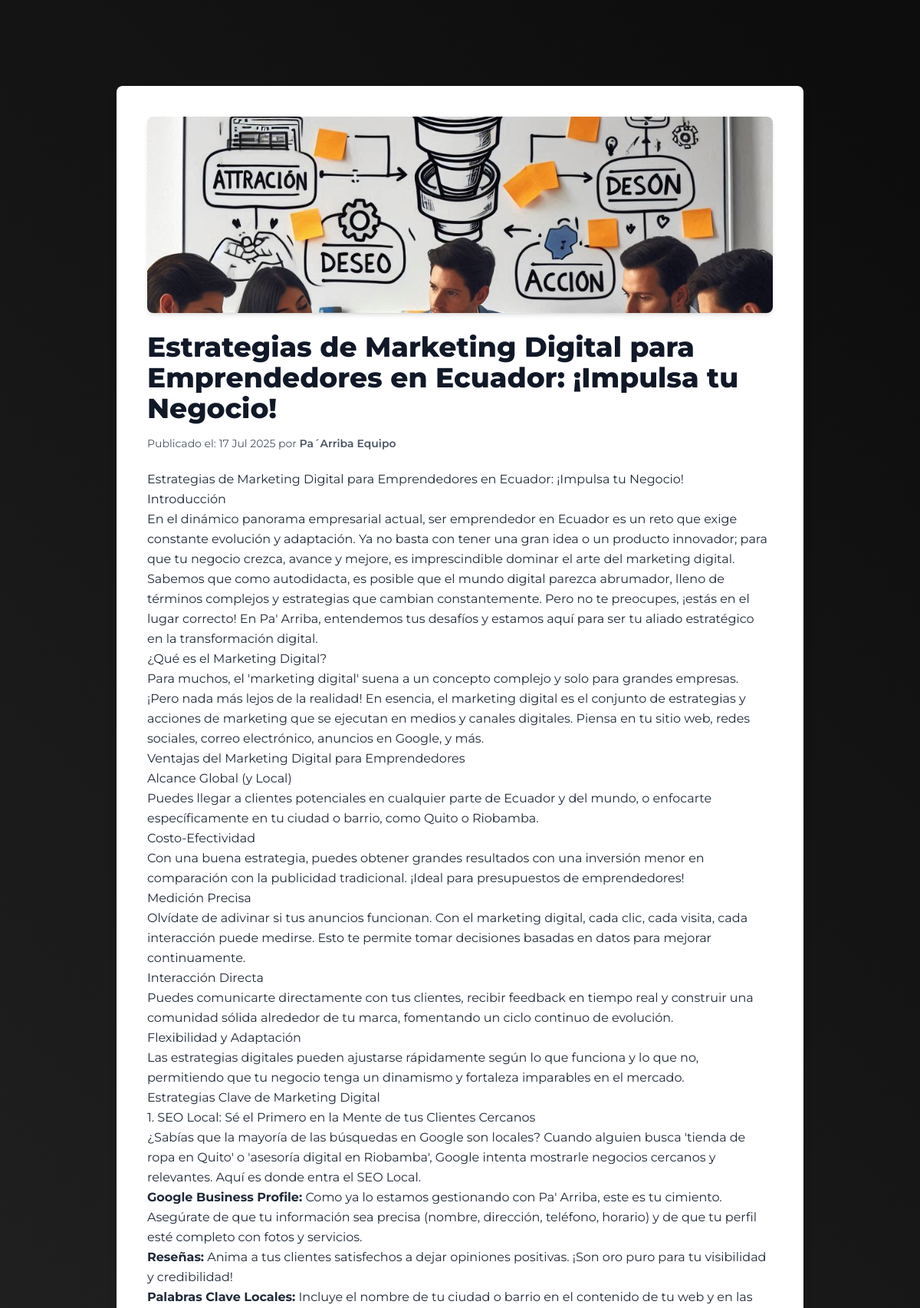
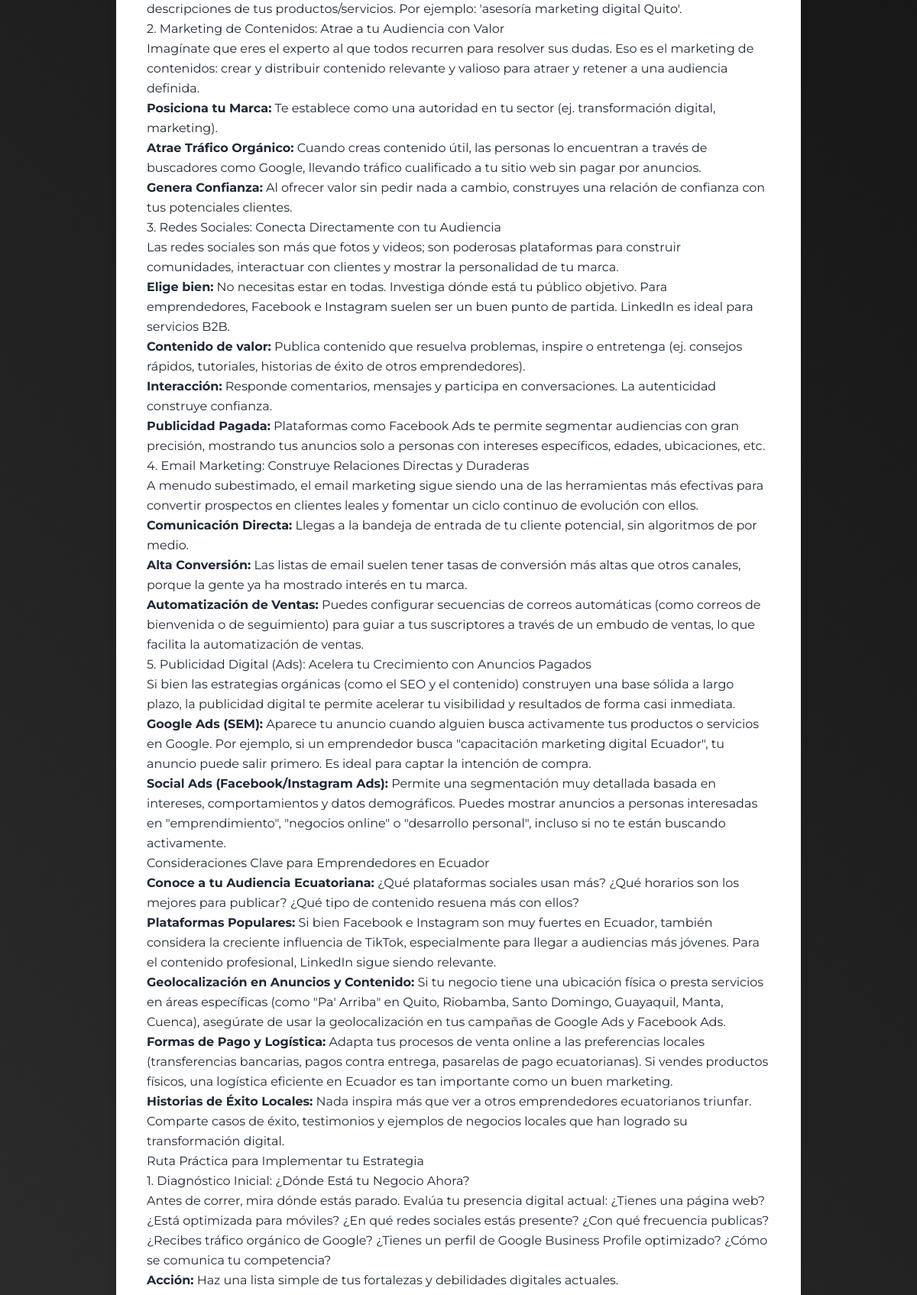
The app's page /blog/estrategias-de-marketing-digital-para-emprendedores-en-ecuador-impulsa-tu-negocio/ (upper part) with its own data (2 pictures, top to bottom).
### blog/models.py (models this page shows, shortened)
class Post(models.Model):
    title = models.CharField(max_length=200, verbose_name="Título del Artículo")
    meta_description = models.CharField(
        max_length=160,
        blank=True,
        null=True,
        help_text="Breve descripción para los motores de búsqueda (máx. 160 caracteres)."
    )
    content = RichTextField(blank=True, null=True, verbose_name="Contenido del Artículo")
    published_date = models.DateTimeField(default=timezone.now, verbose_name="Fecha de Publicación")
    author = models.CharField(max_length=100, default="Pa´Arriba Equipo", verbose_name="Autor")
    slug = models.SlugField(unique=True, blank=True, null=True, max_length=200, verbose_name="Slug (URL amigable)")
    image = models.ImageField(upload_to='blog_images/', blank=True, null=True, verbose_name="Imagen Destacada")
    image_alt_text = models.CharField(
        max_length=255,
        blank=True,
        null=True,
        help_text="Texto alternativo para la imagen (importante para SEO y accesibilidad)."
    )
    keywords = models.CharField(
        max_length=255,
        blank=True,
        null=True,
        help_text="Palabras clave separadas por comas para SEO."
    )
    is_published = models.BooleanField(default=False, verbose_name="Publicado")
    class Meta:
        ordering = ['-published_date']
        verbose_name = "Artículo de Blog"
        verbose_name_plural = "Artículos de Blog"

### blog/views.py (the view)
# urls.py: path('<slug:slug>/', views.post_detail, name='post_detail'),
def post_detail(request, slug):
    post = get_object_or_404(Post, slug=slug, is_published=True)
    context = {
        'post': post
    }
    return render(request, 'blog/detalle_post.html', context)

### blog/templates/blog/detalle_post.html (shortened to what this page needs)
{% extends 'base.html' %}
{% load static %}
{% block content %}
<main class="container mx-auto px-4 py-8 mt-20">
    <article class="bg-white rounded-lg shadow-lg overflow-hidden p-6 md:p-8 lg:p-10 max-w-4xl mx-auto">
        {% if post.image %}
        <img src="{% static 'core/gallery_images/' %}{{ post.image.name|cut:'blog_images/' }}" alt="{{ post.image_alt_text|default:post.title }}" class="w-full h-64 object-cover rounded-lg mb-6 shadow-md">
        {% endif %}
        <h1 class="text-4xl font-extrabold text-gray-900 mb-4">{{ post.title }}</h1>
        <p class="text-gray-600 text-sm mb-6">
            Publicado el: {{ post.published_date|date:"d M Y" }} por <span class="font-semibold">{{ post.author }}</span>
        </p>
        <div class="prose max-w-none text-gray-800 leading-relaxed mb-8">
            {{ post.content|safe }}
        </div>
    </article>
</main>
{% endblock %}

### core/static/core/style.css (style rules this page uses)
* { box-sizing: border-box; }
:root { --color-background-dark: #000000; --color-blue-section: #0D47A1; --color-gray-section: #212121; --color-light-bg-box: #F5F5DC; --color-text-light: #FFFFFF; --color-text-gray: #B0B0B0; --color-border-testimonial: #E8E8EA; --color-placeholder-photo: #B0C4DE; --color-green-slogan: #4CAF50; --color-orange-accent: #FF5C00; --color-accent-gold: #FFD700; --pa-arriba-orange-light: #FF8C42; --pa-arriba-orange-force: #FF5C00; --pa-arriba-blue-dark: #0D47A1; --pa-arriba-blue-light: #42A5F5; }
html, body { width: 100%; margin: 0; padding: 0; overflow-x: hidden; }
body { background-image: linear-gradient(45deg, var(--color-background-dark), #333333, var(--color-background-dark)); background-size: 120% 250%; background-size: 250% 250%; animation: animateBackgroundGradient 5s linear infinite alternate; color: var(--color-text-light); font-family: 'Montserrat', sans-serif; margin: 0; padding: 0; display: flex; flex-direction: column; align-items: center; min-height: 100vh; overflow-x: hidden; transition: padding-top 0.3s ease-in-out; position: relative; }

### records on screen
Post: image.name (picture), title "Estrategias de Marketing Digital para Emprendedores en Ecuador: ¡Impulsa tu Negocio!", published_date "17 Jul 2025", author "Pa´Arriba Equipo", content "Estrategias de Marketing Digital para Emprendedores en Ecuador: ¡Impulsa tu Negocio! Introducción En el dinámico panorama empresarial actual, ser emprendedor en Ecuador es un reto que exige constante evolución y adaptación. Ya no basta con tener una gran idea o un producto innovador; para que tu negocio crezca, avance y mejore, es imprescindible dominar el arte del marketing digital. Sabemos que como autodidacta, es posible que el mundo digital parezca abrumador, lleno de términos complejos y estrategias que cambian constantemente. Pero no te preocupes, ¡estás en el lugar correcto! En Pa' Arriba, entendemos tus desafíos y estamos aquí para ser tu aliado estratégico en la transformación…"
